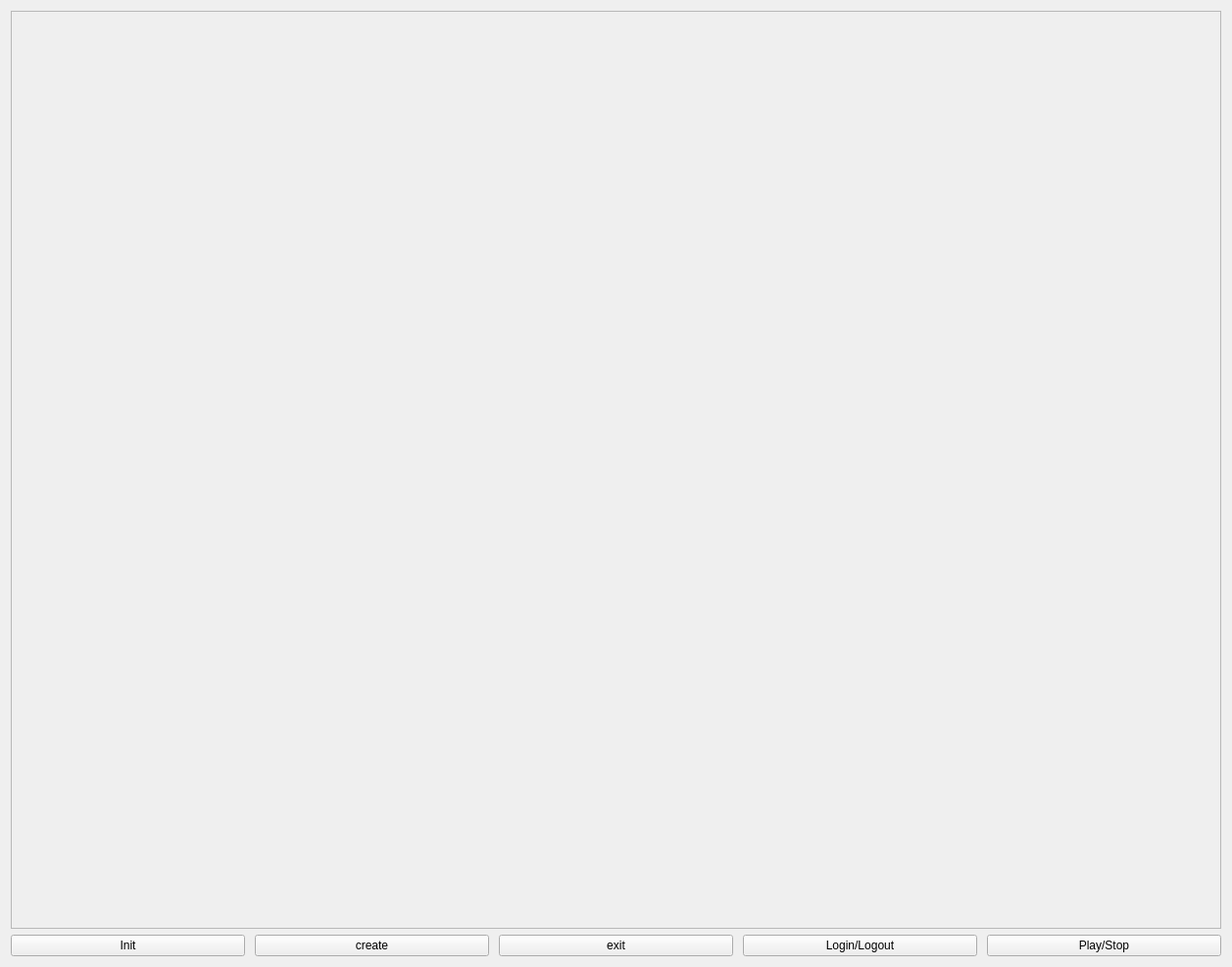
<?xml version="1.0" encoding="UTF-8"?>
<ui version="4.0">
 <class>Widget</class>
 <widget class="QWidget" name="Widget">
  <property name="geometry">
   <rect>
    <x>0</x>
    <y>0</y>
    <width>1257</width>
    <height>987</height>
   </rect>
  </property>
  <property name="windowTitle">
   <string>Widget</string>
  </property>
  <layout class="QVBoxLayout" name="verticalLayout" stretch="6,1">
   <item>
    <widget class="QFrame" name="frame">
     <property name="frameShape">
      <enum>QFrame::StyledPanel</enum>
     </property>
     <property name="frameShadow">
      <enum>QFrame::Raised</enum>
     </property>
    </widget>
   </item>
   <item>
    <layout class="QHBoxLayout" name="horizontalLayout">
     <property name="spacing">
      <number>10</number>
     </property>
     <item>
      <widget class="QPushButton" name="pbInit">
       <property name="text">
        <string>Init</string>
       </property>
      </widget>
     </item>
     <item>
      <widget class="QPushButton" name="pushButton_2">
       <property name="text">
        <string>create</string>
       </property>
      </widget>
     </item>
     <item>
      <widget class="QPushButton" name="pushButton">
       <property name="text">
        <string>exit</string>
       </property>
      </widget>
     </item>
     <item>
      <widget class="QPushButton" name="pbLoginout">
       <property name="text">
        <string>Login/Logout</string>
       </property>
      </widget>
     </item>
     <item>
      <widget class="QPushButton" name="pbPlayStop">
       <property name="text">
        <string>Play/Stop</string>
       </property>
      </widget>
     </item>
    </layout>
   </item>
  </layout>
 </widget>
 <resources/>
 <connections/>
</ui>
